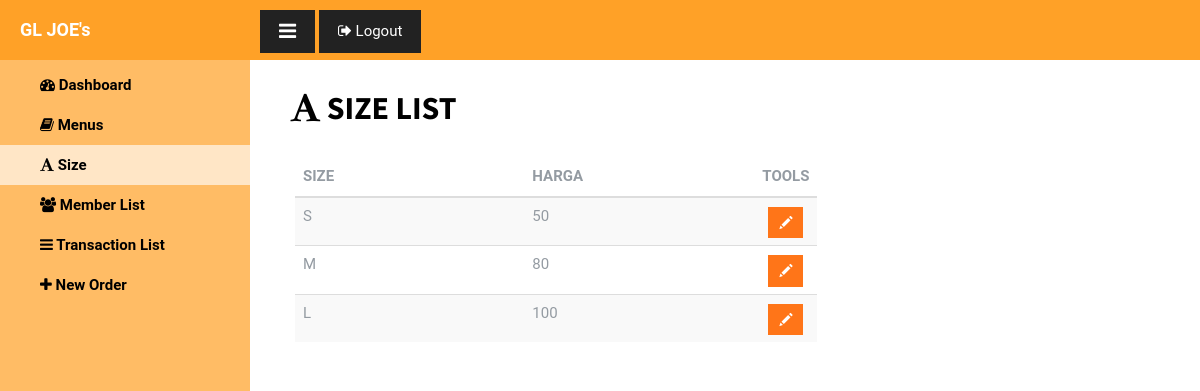
/size.php, run on the app's committed database.
### tables this page shows
CREATE TABLE `size` (
  `size` varchar(5) NOT NULL,
  `price` int(11) NOT NULL
);

### size.php (the view, shortened to what this page needs)
<?php include"include/connect_db.php";
	$query=mysqli_query($con,"SELECT * FROM size");
?>
<!DOCTYPE html>
<html>
<head>
	<?php include("include/header.php");?>
</head>
<body>
    <div id="wrapper">
        <div id="sidebar-wrapper" >
		    <ul class="sidebar-nav">
		        <li class="sidebar-brand">
		            <a href="#" style="background-color:#ffa127;color: white;"><strong>GL JOE's</strong></a>
		        </li>
		        <li id="overview" ><a href="admin.php"><strong><i class="fa fa-dashboard"></i> Dashboard</strong></a></li>
		        <li id="menus"><a href="menus.php"><strong><i class="fa fa-book"></i>  Menus</strong></a></li>
		        <li id="size" class="selected" style="background-color: #ffe6c6"><a href="size.php"><strong><i class="fa fa-font"></i> Size</strong></a></li>
		        <li id="member"><a href="member.php"><strong><i class="fa fa-users"></i> Member List</strong></a></li>
		        <li id="transaction"><a href="transaction.php"><strong><i class="fa fa-navicon"></i> Transaction List</strong></a></li>
		        <li id="new_order"><a href="neworder.php"><strong><i class="fa fa-plus"></i> New Order &nbsp &nbsp &nbsp &nbsp &nbsp &nbsp &nbsp &nbsp &nbsp &nbsp</strong> </a></li>
		    </ul>
		</div>
        <div id="page-content-wrapper" class="col-md-12" style="background-color:#ffa127;height:60px; width:100%;padding:10px;position:fixed;z-index:100;">
            <a href="#menu-toggle" class="btn btn-default" id="menu-toggle"><i class="fa fa-lg fa-bars"></i></a>
            <a href="logout.php" class="btn btn-default"><i class="fa fa-sign-out"></i> Logout</a>
        </div>
        <div class="container-fluid">
			<div class="container-fluid table-responsive" style="padding-top: 70px;">
			<div class="row">
			<h2 style="color:black"><strong>&nbsp &nbsp <i class="fa  fa-font"></i> SIZE LIST</strong></h2>
					<br>
			<div class="col-md-10 ">
				<div class="col-md-9">
				<table class="table table-striped">
					<thead>
						<tr>
							<th width="45%">SIZE</th>
							<th width="45%">HARGA</th>
							<th width="10%">TOOLS</th>
						</tr>
					</thead>
					<tbody id="table-result-pizza">
					<?php
						while($row1 = mysqli_fetch_array($query)){
							echo "<tr>
									<td class='pad'>".$row1['size']."</td>
									<td class='pad'>".$row1['price']."</td>
									<td class='pad' align='center'>
										<button type='button' class='btn glyphicon glyphicon-pencil btn-sm btn-warning' data-toggle='modal' data-target='#myModal' onclick=modalFunction('".$row1['size']."')></button>
									</td>
								</tr>";
						}
					?>
					</tbody>
				</table>
			</div>
			</div>
			</div>
</div>
    </div>
</body>
</html>

### css/simple-sidebar.css (style rules this page uses)
#wrapper { padding-left: 0; -webkit-transition: all 0.5s ease; -moz-transition: all 0.5s ease; -o-transition: all 0.5s ease; transition: all 0.5s ease; }
#sidebar-wrapper { z-index: 1000; position: fixed; left: 250px; width: 0; height: 100%; margin-left: -250px; overflow-y: auto; background: #FFBC65 ; -webkit-transition: all 0.5s ease; -moz-transition: all 0.5s ease; -o-transition: all 0.5s ease; transition: all 0.5s ease; }
#page-content-wrapper { width: 100%; position: absolute; padding: 15px; }
.sidebar-nav { position: absolute; top: 0; width: 250px; margin: 0; padding: 0; color: white; list-style: none; }
.sidebar-nav li { text-indent: 20px; line-height: 40px; }
.sidebar-nav li a { display: block; text-decoration:none; color: black; }
.sidebar-nav > .sidebar-brand { height: 65px; font-size: 18px; line-height: 60px; }
.sidebar-nav > .sidebar-brand a { color: #999999; }
@media (min-width:768px) { #wrapper { padding-left: 250px; } }
@media (min-width:768px) { #sidebar-wrapper { width: 250px; } }
@media (min-width:768px) { #page-content-wrapper { padding: 20px; position: relative; } }

### include/header.php (style rules this page uses)
a { color: white; }
body { background: white; font-family: 'Roboto', sans-serif; color: #949ba2; }
.selected { background-color: lightgray; }

### data on the page
size: size "S", price "50"
size: size "M", price "80"
size: size "L", price "100"
